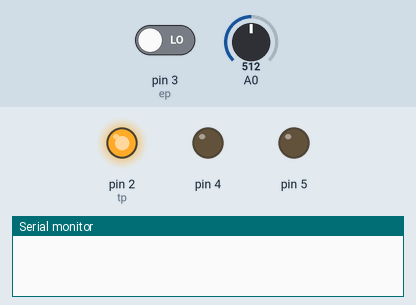
This sketch was run on a simulated Arduino Uno, built with avr-gcc and run on an emulated ATmega328P. On the bench: output pins drawn as LEDs (lit = HIGH), the last lines printed to the serial monitor. The test bench sets the inputs (shaded band); at power-on: pin 3 (ep) LOW, A0 = 512.

Above: at 0.1 s.
At 1.1 s:
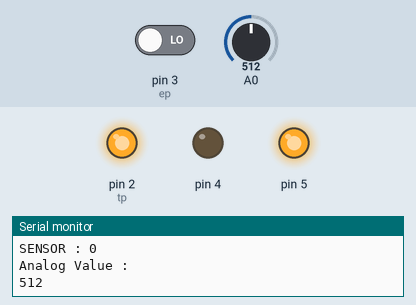
Timing chart, 0 to 2.6 s (numbered marks = the images above):
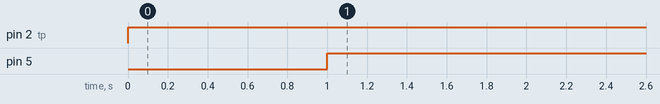

The sketch:

Second_Lab_Knowledge.ino.ino
```cpp
#define tp 2
#define ep 3

int duration;
int distance;
int parity = 0;

void setup() {
  Serial.begin(9600);

  pinMode(2,OUTPUT);
  pinMode(3,INPUT);
  pinMode(4,OUTPUT);
  pinMode(5,OUTPUT);
}

void loop() {
  int sensorValue;
  digitalWrite(tp,LOW);
  delayMicroseconds(5);
  digitalWrite(tp,HIGH);
  delayMicroseconds(10);
  duration = pulseIn(ep,HIGH);
  distance = 0.017*duration;
  Serial.print("SENSOR : ");
  Serial.println(distance);
  if(distance>4)
  {
     digitalWrite(4, HIGH);
  }
  else
  {
    digitalWrite(4, LOW);
  }
  sensorValue = analogRead(A0);
  Serial.println("Analog Value : ");
  Serial.println(sensorValue);
  if(sensorValue<450)
  {
    digitalWrite(5,LOW);
  }
  if(sensorValue>500)
  {
    digitalWrite(5,HIGH);
  }
  delay(500);
}
```

Measured:
- by itself, pin 2 (tp): LOW → HIGH at 0.00 s
- by itself, pin 5: LOW → HIGH at 1.0 s
